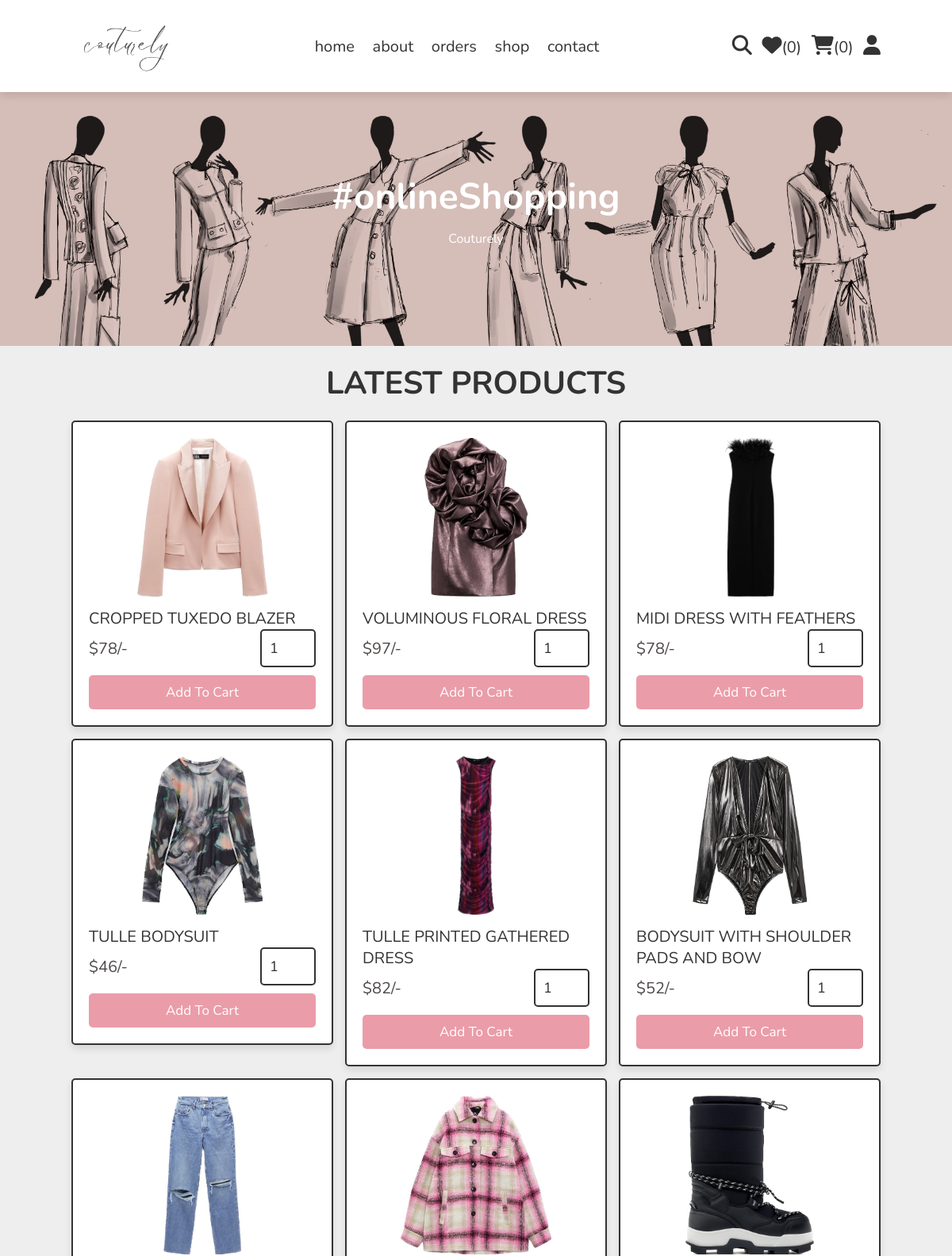
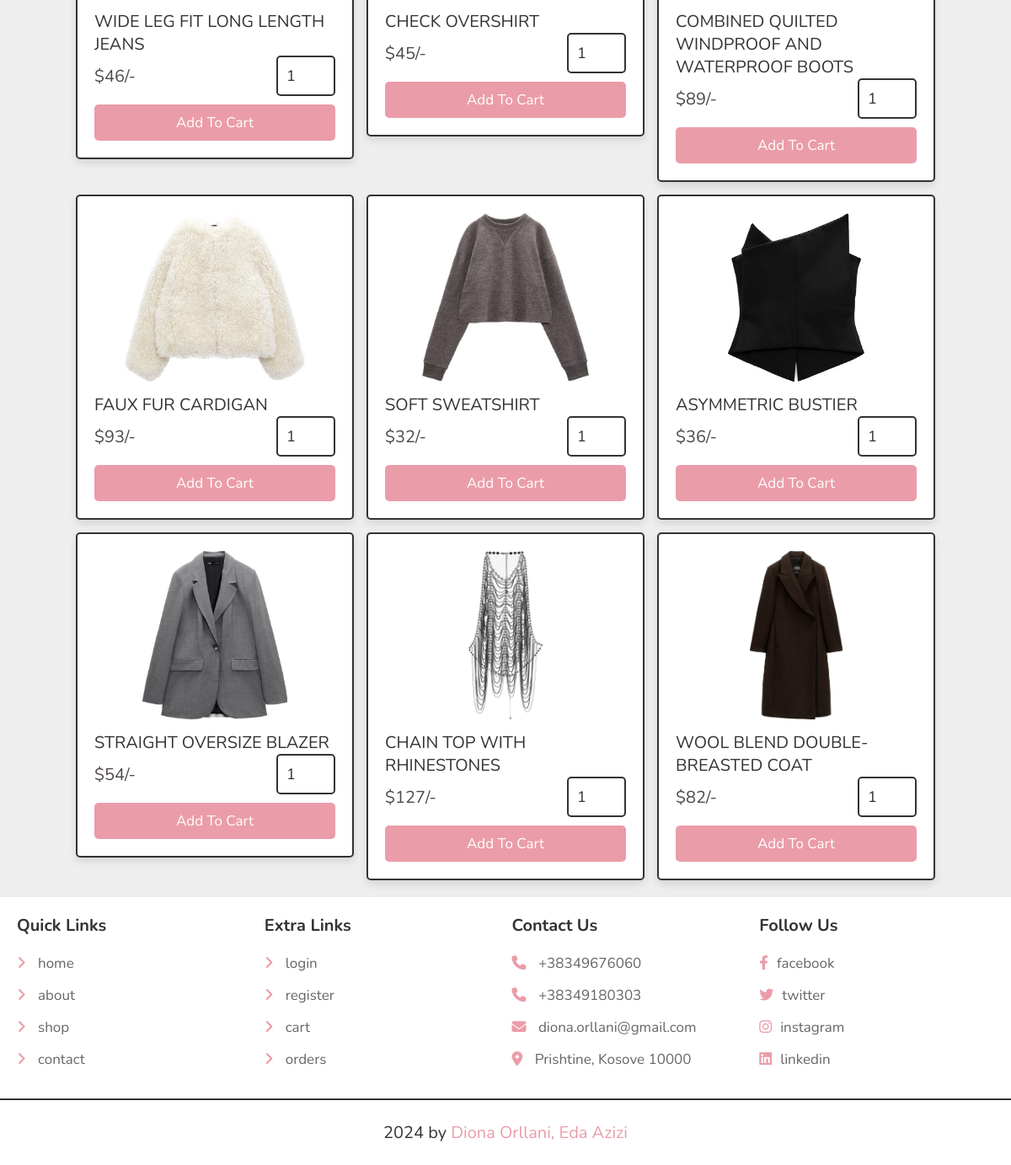
The page /shop.php on the database its author committed (2 pictures, top to bottom).
### tables this page shows
CREATE TABLE `products` (
  `id` int(100) NOT NULL,
  `name` varchar(100) NOT NULL,
  `details` varchar(500) NOT NULL,
  `price` int(10) NOT NULL,
  `image_01` varchar(100) NOT NULL,
  `image_02` varchar(100) NOT NULL,
  `image_03` varchar(100) NOT NULL
);

### shop.php (the view, shortened to what this page needs)
<?php
include 'components/wishlist_cart.php';
?>
<!DOCTYPE html>
<html lang="en">
<head>
   <link rel="stylesheet" href="https://cdnjs.cloudflare.com/ajax/libs/font-awesome/6.1.1/css/all.min.css">
   <link rel="stylesheet" href="css/style.css">
</head>
<body>
<?php include 'components/user_header.php'; ?>
<div id="page-header">
   <h2>#onlineShopping</h2>
   <p>Couturely</p>
</div>
<section class="products">
   <h1 class="heading">latest products</h1>
   <div class="box-container">
   <?php
     $select_products = $conn->prepare("SELECT * FROM `products`");
     $select_products->execute();
     if($select_products->rowCount() > 0){
      while($fetch_product = $select_products->fetch(PDO::FETCH_ASSOC)){
   ?>
   <form action="" method="post" class="box">
      <img src="uploaded_img/<?= $fetch_product['image_01']; ?>" alt="">
      <div class="name"><?= $fetch_product['name']; ?></div>
      <div class="flex">
         <div class="price"><span>$</span><?= $fetch_product['price']; ?><span>/-</span></div>
         <input type="number" name="qty" class="qty" min="1" max="99" onkeypress="if(this.value.length == 2) return false;" value="1">
      </div>
      <input type="submit" value="add to cart" class="btn" name="add_to_cart">
   </form>
   <?php
      }
   }else{
      echo '<p class="empty">no products found!</p>';
   }
   ?>
   </div>
</section>
<?php include 'components/footer.php'; ?>
</body>
</html>

### css/style.css (style rules this page uses)
:root { --main-color:rgb(235, 156, 169); --orange:rgb(126, 80, 88); --red:#4e4948; --black:#333; --white:#fff; --light-color:#666; --light-bg:#eee; --border:.2rem solid var(--black); --box-shadow:0 .5rem 1rem rgba(0,0,0,.1); }
* { font-family: 'Nunito', sans-serif; margin:0; padding:0; box-sizing: border-box; outline: none; border:none; text-decoration: none; }
html { font-size: 62.5%; overflow-x: hidden; }
body { background-color: var(--light-bg); }
section { padding:2rem; max-width: 1200px; margin:0 auto; }
.heading { font-size: 4rem; color:var(--black); margin-bottom: 2rem; text-align: center; text-transform: uppercase; }
.btn, .delete-btn, .option-btn { display: block; width: 100%; margin-top: 1rem; border-radius: .5rem; padding:1rem 3rem; font-size: 1.7rem; text-transform: capitalize; color:var(--white); cursor: pointer; text-align: center; }
.btn { background-color: var(--main-color); }
.products .box-container { display: grid; grid-template-columns: repeat(auto-fit, 33rem); gap:1.5rem; justify-content: center; align-items: flex-start; }
.products .box-container .box { position: relative; background-color: var(--white); box-shadow: var(--box-shadow); border-radius: .5rem; border:var(--border); padding:2rem; overflow: hidden; }
.products .box-container .box img { height: 20rem; width: 100%; object-fit: contain; margin-bottom: 1rem; }
.products .box-container .box .name { font-size: 2rem; color:var(--black); }
.products .box-container .box .flex { display: flex; align-items: center; gap:1rem; }
.products .box-container .box .flex .qty { width: 7rem; padding:1rem; border:var(--border); font-size: 1.8rem; color:var(--black); border-radius: .5rem; }
.products .box-container .box .flex .price { font-size: 2rem; color:var(--red); margin-right: auto; }
#page-header { background-image: url(../images/Sketch.png); width: 100%; height: 40vh; background-size: cover; display: flex; justify-content: center; text-align: center; flex-direction: column; padding: 14px; }
#page-header h2 { font-size: 46px; line-height: 54px; color: #222; }
#page-header p { font-size: 16px; color: #465b52; margin: 15px 0 20px 0; }
#page-header h2, #page-header p { color: #fff; }

### rows shown on the page
products: image_01 (picture), name "CROPPED TUXEDO BLAZER", price "78"
products: image_01 (picture), name "VOLUMINOUS FLORAL DRESS", price "97"
products: image_01 (picture), name "MIDI DRESS WITH FEATHERS", price "78"
products: image_01 (picture), name "TULLE BODYSUIT", price "46"
products: image_01 (picture), name "TULLE PRINTED GATHERED DRESS", price "82"
products: image_01 (picture), name "BODYSUIT WITH SHOULDER PADS AND BOW", price "52"
products: image_01 (picture), name "WIDE LEG FIT LONG LENGTH JEANS", price "46"
products: image_01 (picture), name "CHECK OVERSHIRT", price "45"
products: image_01 (picture), name "COMBINED QUILTED WINDPROOF AND WATERPROOF BOOTS", price "89"
products: image_01 (picture), name "FAUX FUR CARDIGAN", price "93"
products: image_01 (picture), name "SOFT SWEATSHIRT", price "32"
products: image_01 (picture), name "ASYMMETRIC BUSTIER", price "36"
products: image_01 (picture), name "STRAIGHT OVERSIZE BLAZER", price "54"
products: image_01 (picture), name "CHAIN TOP WITH RHINESTONES", price "127"
products: image_01 (picture), name "WOOL BLEND DOUBLE-BREASTED COAT", price "82"

### other values the page prints
$total_wishlist_counts "0"
$total_cart_counts "0"
